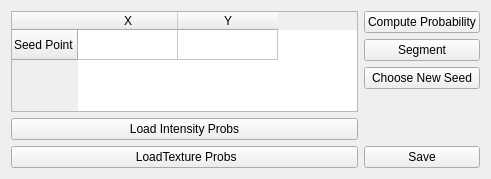
<?xml version="1.0" encoding="UTF-8"?>
<ui version="4.0">
 <class>ImageSegmentationWidget</class>
 <widget class="QWidget" name="ImageSegmentationWidget">
  <property name="geometry">
   <rect>
    <x>0</x>
    <y>0</y>
    <width>491</width>
    <height>179</height>
   </rect>
  </property>
  <property name="windowTitle">
   <string>ImageSegmentationWidget</string>
  </property>
  <layout class="QHBoxLayout" name="horizontalLayout_3">
   <item>
    <layout class="QVBoxLayout" name="verticalLayout_2">
     <item>
      <widget class="QTableWidget" name="tableWidget">
       <row>
        <property name="text">
         <string>Seed Point</string>
        </property>
       </row>
       <column>
        <property name="text">
         <string>X</string>
        </property>
       </column>
       <column>
        <property name="text">
         <string>Y</string>
        </property>
       </column>
      </widget>
     </item>
     <item>
      <widget class="QPushButton" name="intensityProbBtn">
       <property name="text">
        <string>Load Intensity Probs</string>
       </property>
      </widget>
     </item>
     <item>
      <widget class="QPushButton" name="textureProbBtn">
       <property name="text">
        <string> LoadTexture Probs</string>
       </property>
      </widget>
     </item>
    </layout>
   </item>
   <item>
    <layout class="QHBoxLayout" name="horizontalLayout_2">
     <item>
      <layout class="QVBoxLayout" name="verticalLayout">
       <item>
        <widget class="QPushButton" name="probabilityBtn">
         <property name="text">
          <string>Compute Probability</string>
         </property>
        </widget>
       </item>
       <item>
        <widget class="QPushButton" name="segmentBtn">
         <property name="text">
          <string>Segment</string>
         </property>
        </widget>
       </item>
       <item>
        <widget class="QPushButton" name="newSeedBtn">
         <property name="text">
          <string>Choose New Seed</string>
         </property>
        </widget>
       </item>
       <item>
        <spacer name="verticalSpacer">
         <property name="orientation">
          <enum>Qt::Vertical</enum>
         </property>
         <property name="sizeHint" stdset="0">
          <size>
           <width>20</width>
           <height>40</height>
          </size>
         </property>
        </spacer>
       </item>
       <item>
        <widget class="QPushButton" name="saveBtn">
         <property name="text">
          <string>Save</string>
         </property>
        </widget>
       </item>
      </layout>
     </item>
    </layout>
   </item>
  </layout>
 </widget>
 <layoutdefault spacing="6" margin="11"/>
 <resources/>
 <connections>
  <connection>
   <sender>intensityProbBtn</sender>
   <signal>clicked()</signal>
   <receiver>ImageSegmentationWidget</receiver>
   <slot>loadIntensityProbs()</slot>
   <hints>
    <hint type="sourcelabel">
     <x>33</x>
     <y>115</y>
    </hint>
    <hint type="destinationlabel">
     <x>6</x>
     <y>139</y>
    </hint>
   </hints>
  </connection>
  <connection>
   <sender>textureProbBtn</sender>
   <signal>clicked()</signal>
   <receiver>ImageSegmentationWidget</receiver>
   <slot>loadTextureProbs()</slot>
   <hints>
    <hint type="sourcelabel">
     <x>190</x>
     <y>150</y>
    </hint>
    <hint type="destinationlabel">
     <x>204</x>
     <y>174</y>
    </hint>
   </hints>
  </connection>
  <connection>
   <sender>probabilityBtn</sender>
   <signal>clicked()</signal>
   <receiver>ImageSegmentationWidget</receiver>
   <slot>computeProbability()</slot>
   <hints>
    <hint type="sourcelabel">
     <x>404</x>
     <y>26</y>
    </hint>
    <hint type="destinationlabel">
     <x>297</x>
     <y>45</y>
    </hint>
   </hints>
  </connection>
  <connection>
   <sender>segmentBtn</sender>
   <signal>clicked()</signal>
   <receiver>ImageSegmentationWidget</receiver>
   <slot>segment()</slot>
   <hints>
    <hint type="sourcelabel">
     <x>456</x>
     <y>61</y>
    </hint>
    <hint type="destinationlabel">
     <x>484</x>
     <y>97</y>
    </hint>
   </hints>
  </connection>
  <connection>
   <sender>saveBtn</sender>
   <signal>clicked()</signal>
   <receiver>ImageSegmentationWidget</receiver>
   <slot>save()</slot>
   <hints>
    <hint type="sourcelabel">
     <x>356</x>
     <y>145</y>
    </hint>
    <hint type="destinationlabel">
     <x>304</x>
     <y>99</y>
    </hint>
   </hints>
  </connection>
  <connection>
   <sender>newSeedBtn</sender>
   <signal>clicked()</signal>
   <receiver>ImageSegmentationWidget</receiver>
   <slot>newSeed()</slot>
   <hints>
    <hint type="sourcelabel">
     <x>405</x>
     <y>104</y>
    </hint>
    <hint type="destinationlabel">
     <x>485</x>
     <y>137</y>
    </hint>
   </hints>
  </connection>
 </connections>
 <slots>
  <slot>loadIntensityProbs()</slot>
  <slot>loadTextureProbs()</slot>
  <slot>computeProbability()</slot>
  <slot>segment()</slot>
  <slot>save()</slot>
  <slot>newSeed()</slot>
 </slots>
</ui>
